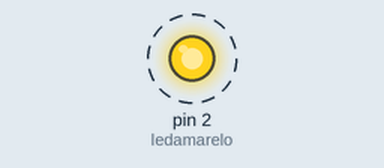
A sketch run on a simulated Arduino Uno, built with avr-gcc and run on an emulated ATmega328P. Parts: output pins drawn as LEDs (lit = HIGH). Dashed ring = blinking.

Above: at 0.5 s.
Timing chart, 0 to 4.6 s (numbered marks = the images above):
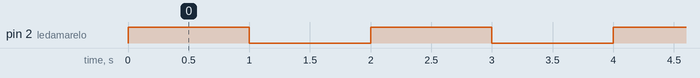

Measured:
- by itself, pin 2 (ledamarelo): alternates HIGH for 1.0 s and LOW for 1.0 s

The sketch:

primeiroprograma.ino
```cpp
int ledamarelo = 2;

void setup() {
pinMode(ledamarelo,OUTPUT);

}
void loop() {
digitalWrite(ledamarelo,HIGH);
delay(1000);
digitalWrite(ledamarelo,LOW);
delay(1000);

}
```
